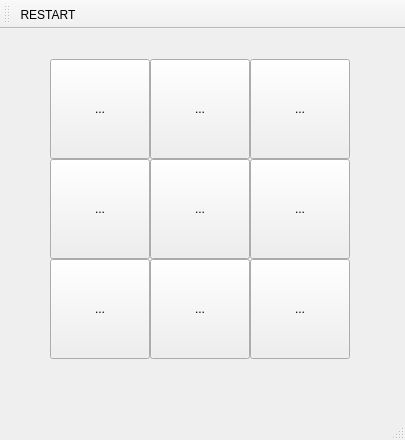
<?xml version="1.0" encoding="UTF-8"?>
<ui version="4.0">
 <class>MainWindow</class>
 <widget class="QMainWindow" name="MainWindow">
  <property name="geometry">
   <rect>
    <x>0</x>
    <y>0</y>
    <width>405</width>
    <height>440</height>
   </rect>
  </property>
  <property name="windowTitle">
   <string>MainWindow</string>
  </property>
  <widget class="QWidget" name="centralWidget">
   <widget class="QToolButton" name="a11">
    <property name="geometry">
     <rect>
      <x>50</x>
      <y>30</y>
      <width>100</width>
      <height>100</height>
     </rect>
    </property>
    <property name="text">
     <string>...</string>
    </property>
    <property name="iconSize">
     <size>
      <width>100</width>
      <height>100</height>
     </size>
    </property>
    <property name="checkable">
     <bool>false</bool>
    </property>
   </widget>
   <widget class="QToolButton" name="a12">
    <property name="geometry">
     <rect>
      <x>150</x>
      <y>30</y>
      <width>100</width>
      <height>100</height>
     </rect>
    </property>
    <property name="text">
     <string>...</string>
    </property>
    <property name="iconSize">
     <size>
      <width>100</width>
      <height>100</height>
     </size>
    </property>
    <property name="checkable">
     <bool>false</bool>
    </property>
   </widget>
   <widget class="QToolButton" name="a13">
    <property name="geometry">
     <rect>
      <x>250</x>
      <y>30</y>
      <width>100</width>
      <height>100</height>
     </rect>
    </property>
    <property name="text">
     <string>...</string>
    </property>
    <property name="iconSize">
     <size>
      <width>100</width>
      <height>100</height>
     </size>
    </property>
    <property name="checkable">
     <bool>false</bool>
    </property>
   </widget>
   <widget class="QToolButton" name="a22">
    <property name="geometry">
     <rect>
      <x>150</x>
      <y>130</y>
      <width>100</width>
      <height>100</height>
     </rect>
    </property>
    <property name="text">
     <string>...</string>
    </property>
    <property name="iconSize">
     <size>
      <width>100</width>
      <height>100</height>
     </size>
    </property>
    <property name="checkable">
     <bool>false</bool>
    </property>
   </widget>
   <widget class="QToolButton" name="a21">
    <property name="geometry">
     <rect>
      <x>50</x>
      <y>130</y>
      <width>100</width>
      <height>100</height>
     </rect>
    </property>
    <property name="text">
     <string>...</string>
    </property>
    <property name="iconSize">
     <size>
      <width>100</width>
      <height>100</height>
     </size>
    </property>
    <property name="checkable">
     <bool>false</bool>
    </property>
   </widget>
   <widget class="QToolButton" name="a23">
    <property name="geometry">
     <rect>
      <x>250</x>
      <y>130</y>
      <width>100</width>
      <height>100</height>
     </rect>
    </property>
    <property name="text">
     <string>...</string>
    </property>
    <property name="iconSize">
     <size>
      <width>100</width>
      <height>100</height>
     </size>
    </property>
    <property name="checkable">
     <bool>false</bool>
    </property>
   </widget>
   <widget class="QToolButton" name="a32">
    <property name="geometry">
     <rect>
      <x>150</x>
      <y>230</y>
      <width>100</width>
      <height>100</height>
     </rect>
    </property>
    <property name="text">
     <string>...</string>
    </property>
    <property name="iconSize">
     <size>
      <width>100</width>
      <height>100</height>
     </size>
    </property>
    <property name="checkable">
     <bool>false</bool>
    </property>
   </widget>
   <widget class="QToolButton" name="a31">
    <property name="geometry">
     <rect>
      <x>50</x>
      <y>230</y>
      <width>100</width>
      <height>100</height>
     </rect>
    </property>
    <property name="text">
     <string>...</string>
    </property>
    <property name="iconSize">
     <size>
      <width>100</width>
      <height>100</height>
     </size>
    </property>
    <property name="checkable">
     <bool>false</bool>
    </property>
   </widget>
   <widget class="QToolButton" name="a33">
    <property name="geometry">
     <rect>
      <x>250</x>
      <y>230</y>
      <width>100</width>
      <height>100</height>
     </rect>
    </property>
    <property name="text">
     <string>...</string>
    </property>
    <property name="iconSize">
     <size>
      <width>100</width>
      <height>100</height>
     </size>
    </property>
    <property name="checkable">
     <bool>false</bool>
    </property>
    <property name="checked">
     <bool>false</bool>
    </property>
    <property name="autoRepeat">
     <bool>false</bool>
    </property>
   </widget>
  </widget>
  <widget class="QMenuBar" name="menuBar">
   <property name="geometry">
    <rect>
     <x>0</x>
     <y>0</y>
     <width>405</width>
     <height>21</height>
    </rect>
   </property>
  </widget>
  <widget class="QToolBar" name="mainToolBar">
   <attribute name="toolBarArea">
    <enum>TopToolBarArea</enum>
   </attribute>
   <attribute name="toolBarBreak">
    <bool>false</bool>
   </attribute>
   <addaction name="actrest"/>
  </widget>
  <widget class="QStatusBar" name="statusBar"/>
  <action name="actrest">
   <property name="text">
    <string>RESTART</string>
   </property>
  </action>
 </widget>
 <layoutdefault spacing="6" margin="11"/>
 <resources/>
 <connections/>
</ui>
